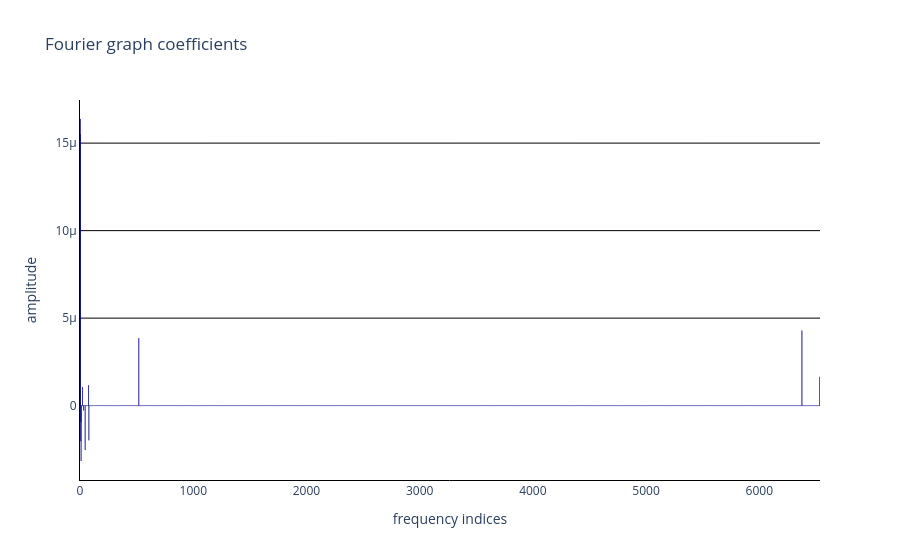

Notebook source saved alongside this figure:
### Code cell
x_cs = cst @ x.data
plot_fourier_transform(x_cs.squeeze())

### Figure 1 — Plotly figure (JSON) as saved in the notebook; plotly's stock layout.template omitted (floating-point values rounded to 4 significant figures; data arrays with more than 128 entries replaced by an {"elided": "..."} marker saying what was removed)
{"data": [{"marker": {"color": "darkblue", "line": {"color": "darkblue"}}, "type": "bar", "y": {"elided": "6537 float values"}}], "layout": {"plot_bgcolor": "white", "showlegend": false, "title": {"text": "Fourier graph coefficients"}, "xaxis": {"linecolor": "black", "title": {"text": "frequency indices"}}, "yaxis": {"gridcolor": "black", "linecolor": "black", "title": {"text": "amplitude"}}}}
